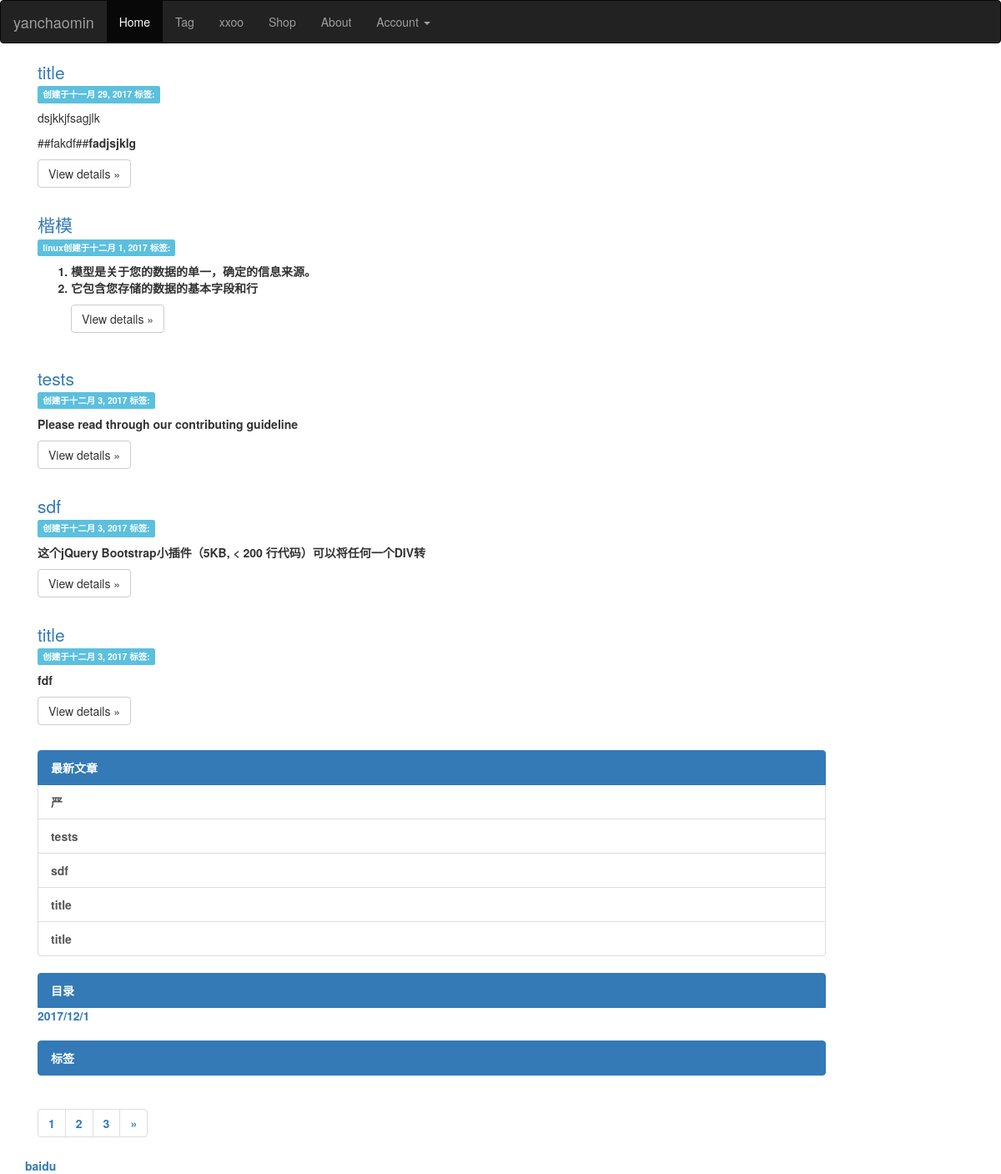
The page /blog/index/ on the database its author committed.
### apps/blog/models.py (models this page shows, shortened)
class Article(models.Model):
    STATUS_CHOICES = (
        ('draft', 'Draft'),
        ('published', 'Published'),
    )
    articleauthor = UserProfile.objects.all()
    ARTICLE_AUTHOR_CHOICES = [(str(user), str(user)) for user in articleauthor]
    title = models.CharField(max_length=70,
                             default="title",
                             verbose_name="标题")
    content = RichTextField(verbose_name="内容")
    tags = TaggableManager()
    slug = models.SlugField(max_length=250,
                            unique_for_date='publish')
    publish = models.DateTimeField(default=timezone.now)
    created_time = models.DateField(auto_now_add=True)
    modified_time = models.DateTimeField(auto_now=True)
    excerpt = models.CharField(max_length=200, blank=True)
    category = models.ForeignKey(Category,
                                 blank=True,
                                 null=True)
    author = models.CharField(choices=ARTICLE_AUTHOR_CHOICES,
                              default='',
                              max_length=30)
    status = models.CharField(max_length=10,
                              choices=STATUS_CHOICES,
                              default='draft')
    def get_absolute_url(self):
        return reverse('blog:article_page', kwargs={'article_id': self.id})
    class Meta:
        ordering = ('created_time',)
        verbose_name = u"文章"
        verbose_name_plural = verbose_name

class Category(models.Model):
    name = models.CharField(max_length=100,
                            null=True,
                            default="")
    def __unicode__(self):
        return self.name
    class Meta:
        verbose_name = u'目录'
        verbose_name_plural = verbose_name

### apps/blog/views.py (the view)
# urls.py: url(r'index/$', views.index, name='index'),
def index(request, tag_slug=None):
    article_list = Article.objects.all()
    tags = Tag.objects.all()
    categories = Category.objects.all()
    indexword = Famouswords.objects.order_by('?')[:1]
    tag = None
    if tag_slug:
        tag = get_object_or_404(Tag, slug=tag_slug)
        article_list = article_list.filter(tags__in=[tag])
    paginator = Paginator(article_list, 5)
    page = request.GET.get('page')
    try:
        articles = paginator.page(page)
    except PageNotAnInteger:
        articles = paginator.page(1)
    except EmptyPage:
        articles = paginator.page(paginator.num_pages)
    context = {'articles': articles,
               'indexword': indexword,
               'categories': categories,
               'tags': tags}
    return render(request, 'index.html', context)

### apps/blog/templatetags/blog_tags.py (called while the page is built)
@register.simple_tag
def get_recent_articles(num=5):
    return Article.objects.all().order_by('-created_time')[:num]

@register.filter(name='markdown')
def markdown_format(text):
    return mark_safe(markdown.markdown(text))

### apps/cart/context_processors.py (called while the page is built)
def cart(request):
    return {'cart': Cart(request)}

### apps/blog/templates/index.html (shortened to what this page needs)
<!DOCTYPE html>
{% extends "base.html" %}
{% load staticfiles %}
{% load blog_tags %}
{% block content %}
<div class="container">
    <div class="row row-fluid">
        <div class="span9">
            <div class="col-xs-12 col-lg-9 offset1">
            {% for article in articles %}
                <div>
                    <a class="lead" href="{% url 'blog:article_page' article.id %}">{{ article.title }}</a>
                    <br>
                    <span class=" label label-info">{{ article.author }}创建于{{ article.created_time }}  标签:{{ articel.tags.all|join:"," }}</span>
                    <p>{{ article.excerpt|markdown|truncatewords_html:30}}</p>
                    <p><a class="btn btn-default" href="{% url 'blog:article_page' article.id %}" role="button">View details &raquo;</a></p>
                    <br/>
                </div>
            {% endfor %}
            </div>
        </div>
        <div class="span3">
        <div class="col-xs-12 col-sm-10">
            <div class="list-group">
            <a href="#" class="list-group-item active">最新文章</a>
            {% get_recent_articles as recent_post_list %}
            {% for post in recent_post_list %}
            <a href="{{ post.get_absolute_url }}" class="list-group-item">{{ post.title }}</a>
            {% endfor %}
            </div>
        </div>
        <div class="col-xs-12 col-sm-10">
          <div class="list-group">
            <a href="#" class="list-group-item active">目录</a>
            {% for category in categories %}
            <a href="">{{ category }}</a>
            {% empty %}
            暂无分类
            {% endfor %}
          </div>
        </div>
        <div class="col-xs-12 col-sm-10">
            <div class="list-group">
                <a href="#" class="list-group-item active">标签</a>
            </div>
        </div>
        </div>
    </div>
    <nav aria-label="Page navigation offset5">
        <ul class="pagination ">
            {% for pg in articles.paginator.page_range %}
                {% if article.number == pg %}
                    <li class="active" ><a href="?page={{ pg }}">{{ pg }}</a></li>
                {% else %}
                    <li><a href="?page={{ pg }}">{{ pg }}</a></li>
                {% endif %}
            {% endfor %}
            {% if articles.has_next %}
            <li>
                <a href="?page={{ articles.next_page_number }}" aria-label="Next">
                <span aria-hidden="true">&raquo;</span>
                </a>
            </li>
            {% endif %}
        </ul>
    </nav>
</div>
{% endblock %}

### static/css/docs.css (style rules this page uses)
body { position: relative; }

### static/css/site.css (style rules this page uses)
body { padding-top:20px; padding-bottom:20px; }

### rows shown on the page
Article: title "title", created_time "十一月 29, 2017", excerpt "dsjkkjfsagjlk ##fakdf## fadjsjklg"
Article: title "楷模", author "linux", created_time "十二月 1, 2017", excerpt "模型是关于您的数据的单一，确定的信息来源。 它包含您存储的数据的基本字段和行"
Article: title "tests", created_time "十二月 3, 2017", excerpt "Please read through our contributing guideline"
Article: title "sdf", created_time "十二月 3, 2017", excerpt "这个jQuery Bootstrap小插件（5KB, < 200 行代码）可以将任何一个DIV转"
Article: title "title", created_time "十二月 3, 2017", excerpt "fdf"
Article: title "严"
Article: title "title"
Category: name "2017/12/1"

### other values the page prints
{{ pg }} "1" "2" "3"
